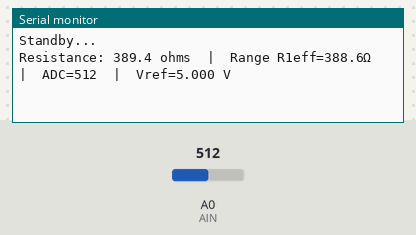
Recording of a sketch running on a simulated Arduino Mega 2560, built with avr-gcc and run on an emulated ATmega2560. Shown: the last lines printed to the serial monitor. Inputs (shaded band) come from the test bench; at power-on: A0 (AIN) = 512.

Above: at 1.2 s.
1.3 s: A0 (AIN) set to 3
At 2.5 s:
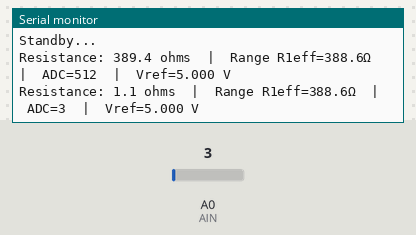
2.8 s: A0 (AIN) set to 0
At 4.5 s:
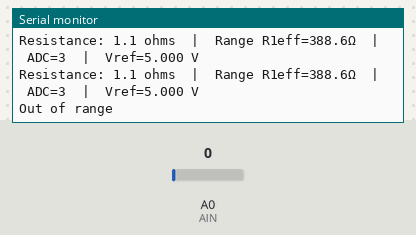

The sketch:

Ohmmeter_Code_for_Implementation.ino
```cpp
// --- Resistor Autorange with Standby (one-time print), Debounce, Hysteresis, Vcc auto (Mega 2560) ---

// Wiring (per range):
// Dx -- 100Ω -- R1x --+
//                      +---- Node ---- A0
//                  R_unknown
//                      |
//                     GND

// ====== USER SETTINGS ======
const uint8_t AIN = A0;
const uint8_t RANGE_PINS[4] = {2, 3, 4, 5};  // D2..D5 control ranges

// Calibrated high-side resistors (ohms):
const float R_KNOWN[4] = { 288.6f, 4756.0f, 69300.0f, 217500.0f };
const float R_SERIES = 100.0f;               // 100Ω per-pin series

// Standby / wake behaviour
const float   R_WAKE_OHMS = 700000.0f;       // wake when R_unknown <= this
const int     ADC_HYST    = 12;              // hysteresis (ADC counts; ~1.2%)
const uint8_t WAKE_DEBOUNCE_COUNT  = 3;      // consecutive hits to enter ACTIVE
const uint8_t SLEEP_DEBOUNCE_COUNT = 3;      // consecutive hits to return STANDBY
const unsigned STANDBY_CHECK_MS = 200;       // standby poll interval
const unsigned MEASUREMENT_PERIOD_MS = 1000; // cadence when active
// ===========================

// ---------- Range control / ADC settle ----------
static inline void selectRange(uint8_t idx) {
  for (uint8_t i = 0; i < 4; i++) pinMode(RANGE_PINS[i], (i == idx) ? OUTPUT : INPUT);
  digitalWrite(RANGE_PINS[idx], HIGH);
}
static inline void allRangesOff() {
  for (uint8_t i = 0; i < 4; i++) pinMode(RANGE_PINS[i], INPUT);
}
static inline int readADCSettled() {
  delayMicroseconds(300);
  analogRead(AIN);                 // throwaway after switching
  return analogRead(AIN);          // real read
}

// ---------- Measure Vcc using 1.1V bandgap (Mega 2560) ----------
long measureVcc_mV() {
  uint8_t admux_save  = ADMUX;
  uint8_t adcsrb_save = ADCSRB;
  uint8_t adcsra_save = ADCSRA;

  // AVcc as reference
  ADMUX  = (ADMUX & 0b00111111) | _BV(REFS0);  // REFS1=0, REFS0=1
  // Bandgap on Mega2560 is channel 30 (MUX5..0 = 11110)
  ADCSRB |= _BV(MUX5);
  ADMUX   = (ADMUX & 0b11100000) | 0b00011110;

  delayMicroseconds(300);
  ADCSRA |= _BV(ADSC); while (ADCSRA & _BV(ADSC)) {} // throwaway
  ADCSRA |= _BV(ADSC); while (ADCSRA & _BV(ADSC)) {} // real
  uint16_t adc = ADC;

  ADMUX  = admux_save;
  ADCSRB = adcsrb_save;
  ADCSRA = adcsra_save;

  if (adc == 0) return -1;
  return (1100L * 1023L) / adc;   // mV
}

// ---------- Autorange measurement (median-of-3 per range) ----------
float measureAutorange(uint8_t *bestIdxOut=nullptr, int *bestAdcOut=nullptr, float *vrefOut=nullptr) {
  long vcc_mV = measureVcc_mV();
  float Vref = (vcc_mV > 0) ? (vcc_mV / 1000.0f) : 5.00f; // fallback
  if (vrefOut) *vrefOut = Vref;

  int bestScore = 1e9;
  float bestR = -1.0f;
  uint8_t bestIdx = 255;
  int bestAdc = -1;

  for (uint8_t i = 0; i < 4; i++) {
    selectRange(i);
    int a = readADCSettled(), b = readADCSettled(), c = readADCSettled();
    int adc = (a > b) ? ((b > c) ? b : (a > c ? c : a))
                      : ((a > c) ? a : (b > c ? c : b)); // median-of-3

    if (adc > 1 && adc < 1022) {
      float vout = (adc / 1023.0f) * Vref;
      float R1eff = R_KNOWN[i] + R_SERIES;
      float runk  = R1eff * (vout / (Vref - vout));
      int score   = abs(adc - 512);  // prefer mid-scale

      if (score < bestScore) { bestScore = score; bestR = runk; bestIdx = i; bestAdc = adc; }
    }
  }

  allRangesOff();
  if (bestIdxOut) *bestIdxOut = bestIdx;
  if (bestAdcOut) *bestAdcOut = bestAdc;
  return bestR; // -1 if no valid range
}

// ---------- Top-range read & thresholds ----------
void computeAdcThresholds(int &adcWake, int &adcSleep) {
  const float R1eff = R_KNOWN[3] + R_SERIES;                   // ~219.2k
  const float frac  = R_WAKE_OHMS / (R1eff + R_WAKE_OHMS);     // ~0.762 @ 700k
  const int   adcT  = (int)(frac * 1023.0f + 0.5f);            // ~780
  adcWake  = adcT - ADC_HYST;  // go ACTIVE when adc < adcWake (lower)
  adcSleep = adcT + ADC_HYST;  // go STANDBY when adc > adcSleep (upper)
}

int readTopRangeADC_Avg6() {
  selectRange(3); // top range
  long acc = 0; for (uint8_t i=0; i<6; i++) acc += readADCSettled();
  allRangesOff();
  return (int)(acc / 6);
}

// ---------- State machine ----------
enum Mode : uint8_t { STANDBY, ACTIVE };

void setup() {
  Serial.begin(9600);
  analogReference(DEFAULT);   // use Vcc as ADC reference
}

void loop() {
  static Mode mode = STANDBY;
  static bool printedStandby = false;
  static uint8_t wakeHits = 0, sleepHits = 0;

  int adcWake, adcSleep;
  computeAdcThresholds(adcWake, adcSleep);

  if (mode == STANDBY) {
    // One-time "Standby..." on entry
    if (!printedStandby) { Serial.println("Standby..."); printedStandby = true; }

    int adc = readTopRangeADC_Avg6();

    if (adc < adcWake) {
      if (++wakeHits >= WAKE_DEBOUNCE_COUNT) {
        mode = ACTIVE;
        wakeHits = 0;
        sleepHits = 0;
        printedStandby = false;  // allow print next time we *re-enter* standby
      }
    } else {
      wakeHits = 0; // reset debounce if condition breaks
    }

    delay(STANDBY_CHECK_MS);
    return;
  }

  // ---- ACTIVE ----
  uint8_t idx; int adcChosen; float vref;
  float R = measureAutorange(&idx, &adcChosen, &vref);

  if (R > 0 && idx != 255) {
    Serial.print("Resistance: "); Serial.print(R, 1); Serial.print(" ohms  |  ");
    Serial.print("Range R1eff="); Serial.print(R_KNOWN[idx] + R_SERIES, 1); Serial.print("Ω  |  ");
    Serial.print("ADC="); Serial.print(adcChosen); Serial.print("  |  Vref="); Serial.print(vref, 3); Serial.println(" V");
  } else {
    Serial.println("Out of range");
  }

  // Decide if we should return to STANDBY (debounced on the *upper* threshold)
  int adcTop = readTopRangeADC_Avg6();
  if (adcTop > adcSleep) {
    if (++sleepHits >= SLEEP_DEBOUNCE_COUNT) {
      mode = STANDBY;
      sleepHits = 0;
      // "Standby..." will print once on next loop iteration
    }
  } else {
    sleepHits = 0;
  }

  delay(MEASUREMENT_PERIOD_MS);
}
```

Measured:
- the behaviour switches between 2 and 1 on A0 (AIN) (found by bisection; images 1 and 2)
- after the input at 1.3 s, the serial monitor: prints a new line after 0.34 s (image 1)
- after the input at 2.8 s, the serial monitor: prints a new line after 0.88 s (image 2)
